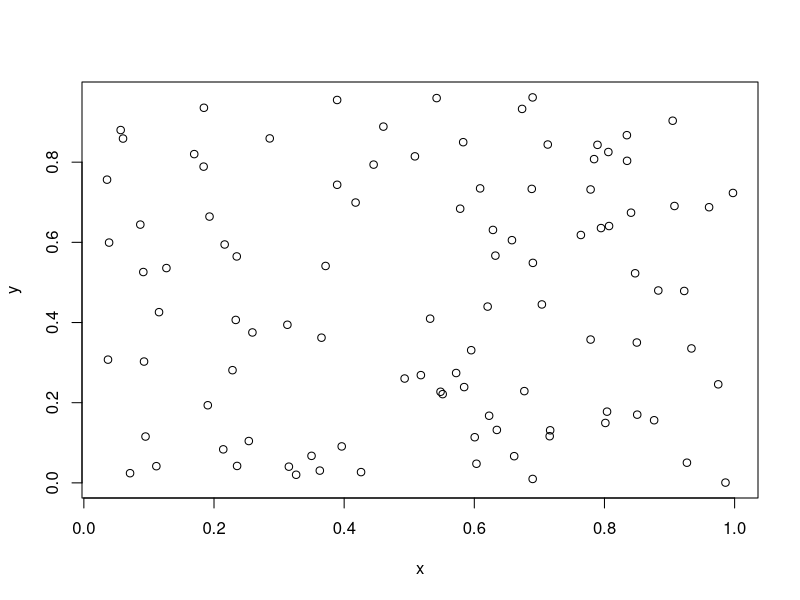
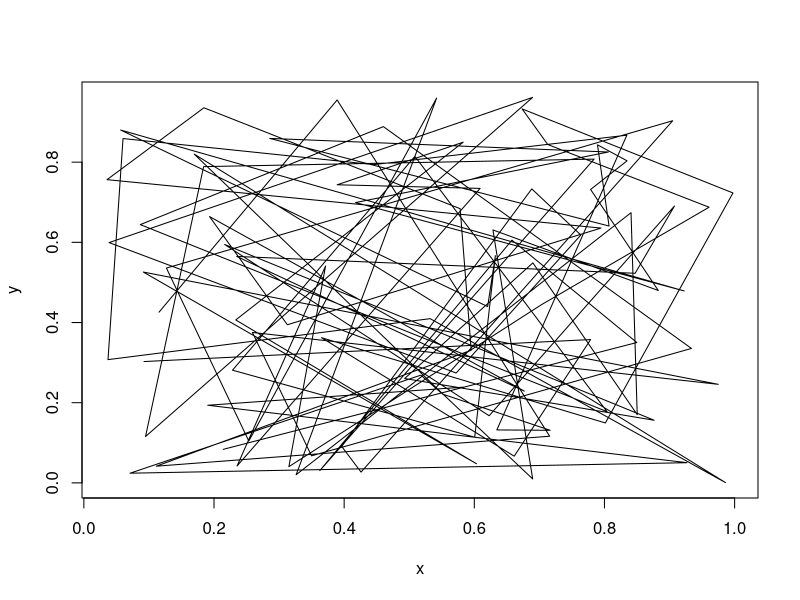
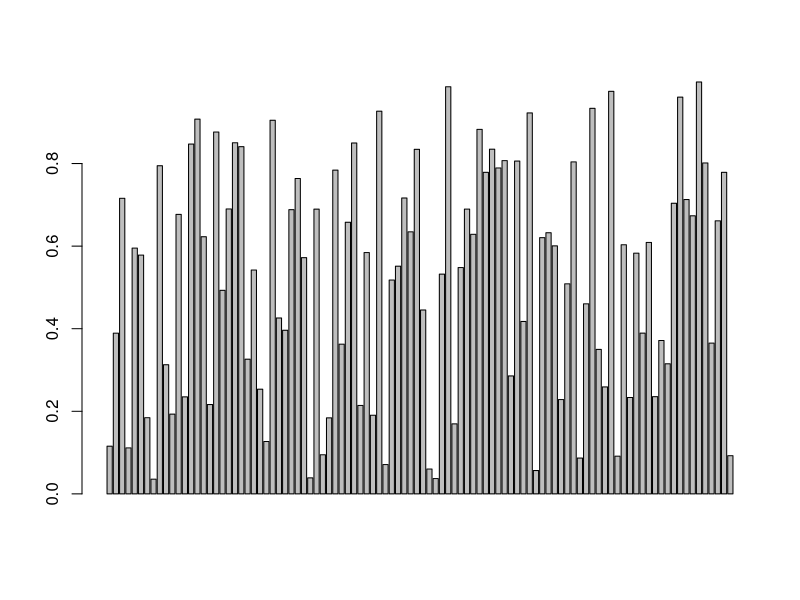
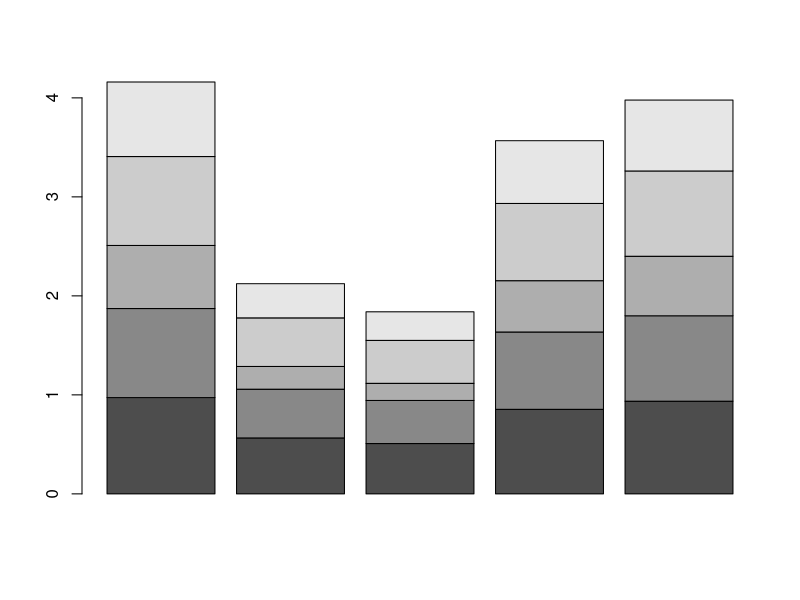
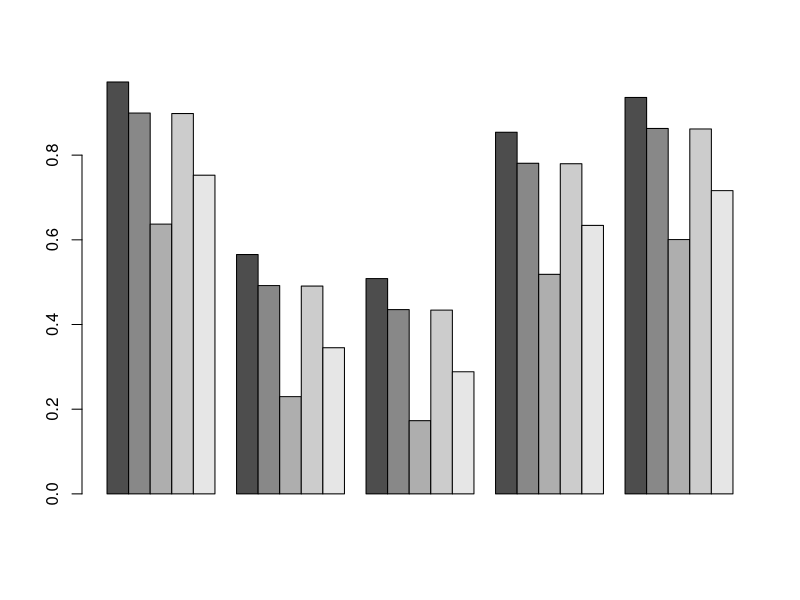
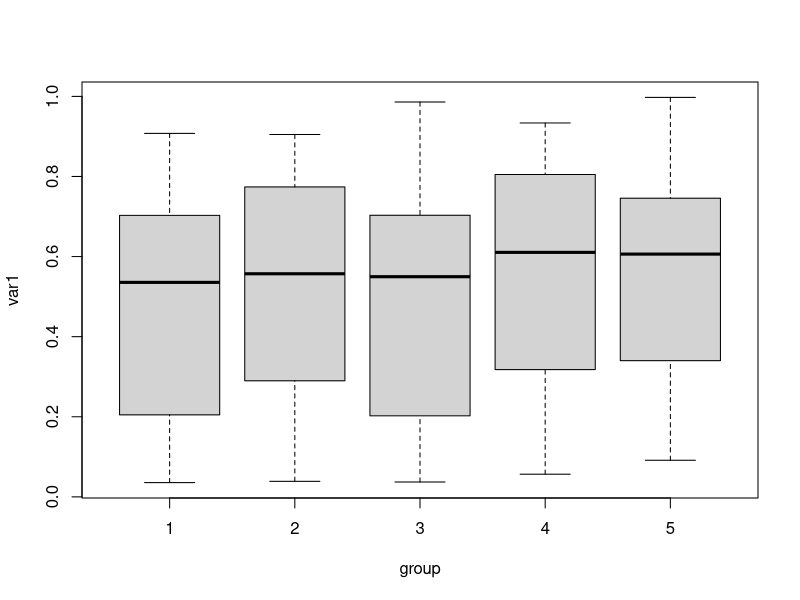
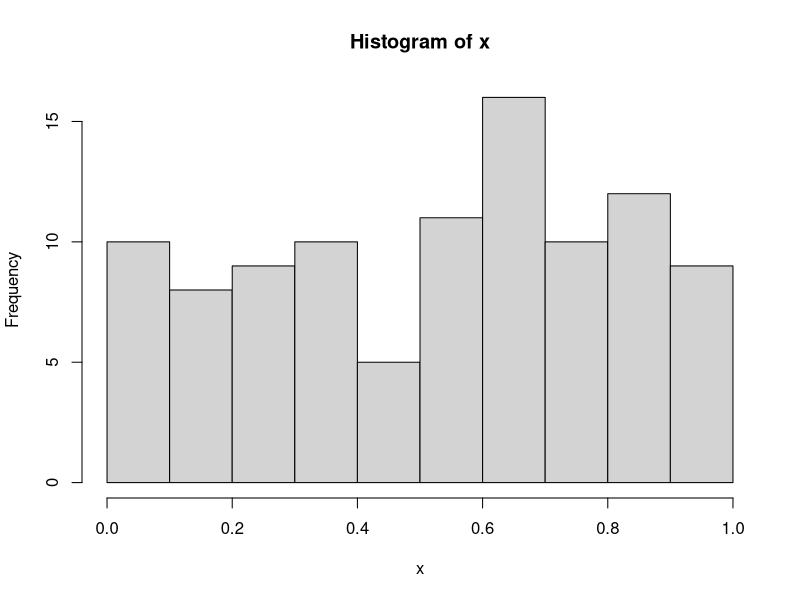
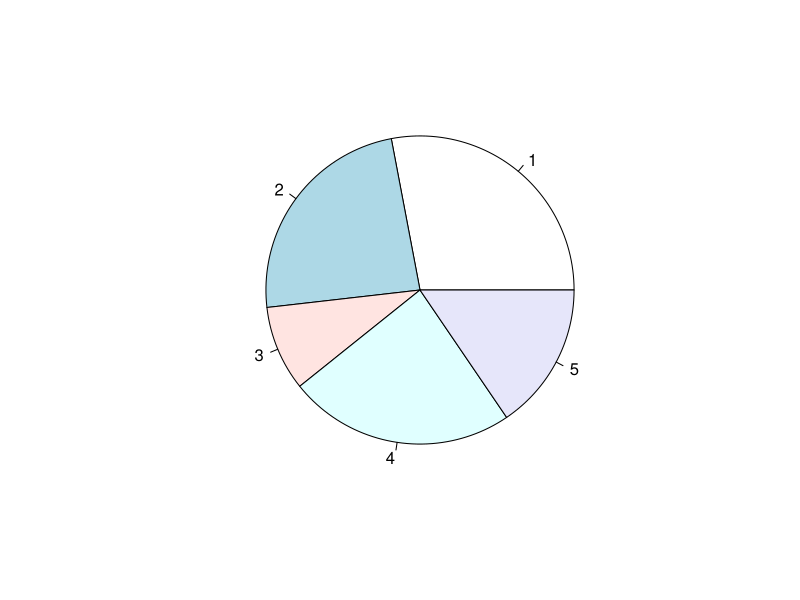

Here is the R script that generated these plots, in order: (Note: this script raises an error after producing the figures.)
#Data visualisation with base R and ggplot2 ####

#This script is intended to be a modular resource:
#Code is not provided as discrete blocks that you can copy wholesale;
#Instead, it's mostly individual lines that you can combine as you see fit

#We will split R commands into two categories:
#Those that determine how data is interpreted (the "back end")
#Those that determine how pretty it looks (the "front end")

#The back end (base R) ####
#Define example data
x <- runif(100)
y <- runif(100)
x_small <- runif(5)
y_small <- runif(5)
avg_binary <- function(x, y) (x+y)/2
mat <- outer(x, y, avg_binary)
mat_small <- outer(x_small, y_small, avg_binary)
seq_x <- seq_y <- seq(0, 1, length.out=10)
df <- data.frame("var1"=x, "var2"=y, 
                 "group"=rep(1:5, each=20),
                 "cgroup"=rep(letters[1:5], times=20))
seq_df <- cbind(expand.grid("seq1"=seq_x, "seq2"=seq_y), "var1"=x) 

#Main plots ####

#Basic scatterplot
plot(x, y, type="p")
#Scatterplot connected by lines
plot(x, y, type="l")

#Simple bar chart
barplot(x)
#Stacked bar chart
barplot(mat_small)
#Juxtaposed bar chart
barplot(mat_small, beside=TRUE)

#Box plot
boxplot(var1 ~ group, data=df)

#Histogram
hist(x)

#Pie chart
pie(x_small)

#Radar plot
stars(mat_small, scale=FALSE, locations=c(0,0))

#Normal Q-Q plot
qqnorm(y)
#Generic Q-Q plot
qqplot(x, y)

#Contour plot
contour(mat_small)

#Plotting a curve
curve(sin, -2*pi, 2*pi)

#Converting a matrix to a colour image
image(mat)

#Adding to existing plots ####

#Drawing a line with arbitrary intercept and slope
abline(a=0, b=1)
#Drawing a horizontal line
abline(h=0.5)
#Drawing a vertical line
abline(v=0.5)

#Drawing a polygon
polygon(x_small)

#Adding arbitrary points
points(x_small)

#The front end (base R) ####
#Control coordinate ranges and aspect ratio
plot.window(xlim=c(0,1), ylim=c(0,1), asp=1)

#Labelling the plot
title(main="Title", sub="Subtitle", xlab="x-axis label", ylab="y-axis label")

#Adding text
text(x_small, labels=paste("Put some text at position", 1:5))

#Adding a grid
grid()

#Adding an axis
axis(1)

#See all individual colours
colors()

#See all possible colour palettes
hcl.pals()

#Generating a vector of colours from a palette
palette(hcl.colors(10, "Reds"))

#Saving as a .png image
png(filename="my_graphic.png")
#(Add your plotting code here)
dev.off()

#The back end (ggplot2) ####
library(ggplot2)

#Unlike in base R, ggplot2 graphs are generated by composing functions
#Each function adds a different graphical element to the plot
#Composition is not done with the pipe (|>) as you might expect, but with +

#Defining your data (this does nothing by itself)
f <- ggplot(df)
f2 <- ggplot(seq_df)

#Main plots ####

#Scatter plot
f + geom_point(aes(x=var1, y=var2))
#Scatter plot with random jitter
f + geom_jitter(aes(x=var1, y=var2))
#Scatter plot connected by lines
f + geom_point(aes(x=var1, y=var2)) + geom_path(aes(x=var1, y=var2))
#Scatter plot connected by lines (ordered)
f + geom_point(aes(x=var1, y=var2)) + geom_line(aes(x=var1, y=var2))
#Scatter plot connected by filled lines (polygon)
f + geom_point(aes(x=var1, y=var2)) + geom_polygon(aes(x=var1, y=var2))

#Bar chart (heights represent values of a grouped variable)
f + geom_col(aes(x=cgroup, y=var1))
#Bar chart (heights represent number of observations per group only)
f + geom_bar(aes(x=cgroup))
#Bar chart (stacked)
f + geom_bar(aes(x=cgroup, fill=factor(group)), position="stack")
#Bar chart (stacked, normalised)
f + geom_bar(aes(x=cgroup, fill=factor(group)), position="fill")
#Bar chart (juxtaposed)
f + geom_bar(aes(x=cgroup, fill=factor(group)), position="dodge")

#Box plot
f + geom_boxplot(aes(group=group, y=var1))

#Violin plot
f + geom_violin(aes(x=factor(group), y=var1))

#Histogram
f + geom_histogram(aes(x=var1))

#Normal Q-Q plot
f + geom_qq(aes(sample=var2))

#Contour plot
f2 + geom_contour(aes(x=seq1, y=seq2, z=var1))
#Filled contour plot
f2 + geom_contour_filled(aes(x=seq1, y=seq2, z=var1))

#Adding elements to a plot (technically, all ggplot2 functions do this) ####

#Drawing a line with arbitrary intercept and slope
f + geom_abline(aes(intercept=0, slope=1))
#Drawing a horizontal line
f + geom_hline(aes(yintercept=0.5))
#Drawing a vertical line
f + geom_vline(aes(yintercept=0.5))

#Drawing a polygon
f + annotate("polygon", x=x_small, y=y_small)

#Drawing a curve defined by a function
f + geom_function(fun=sin)

#The front end (ggplot2) ####

#Adding text
f + annotate("text", x=x_small, y=y_small, label=paste("Put some text at position", 1:5))
#Text (with background label)
f + annotate("label", x=x_small, y=y_small, label=paste("Put some text at position", 1:5))

#Adding a grid and controlling limits (done by default)
f + coord_cartesian(xlim=c(0, 1), ylim=c(0, 1))
#Adding polar coordinates instead (e.g. to transform a bar chart into a pie chart)
f + coord_polar()

#Labelling the plot
f + labs(x="x-axis label", y="y-axis label", title="Title", subtitle="Subtitle", caption="caption")

#Changing theme
f + theme_gray() #default theme
f + theme_bw()
f + theme_dark()
f + theme_minimal()

#Saving the last plot you drew
ggsave(filename="my_graphic.png")